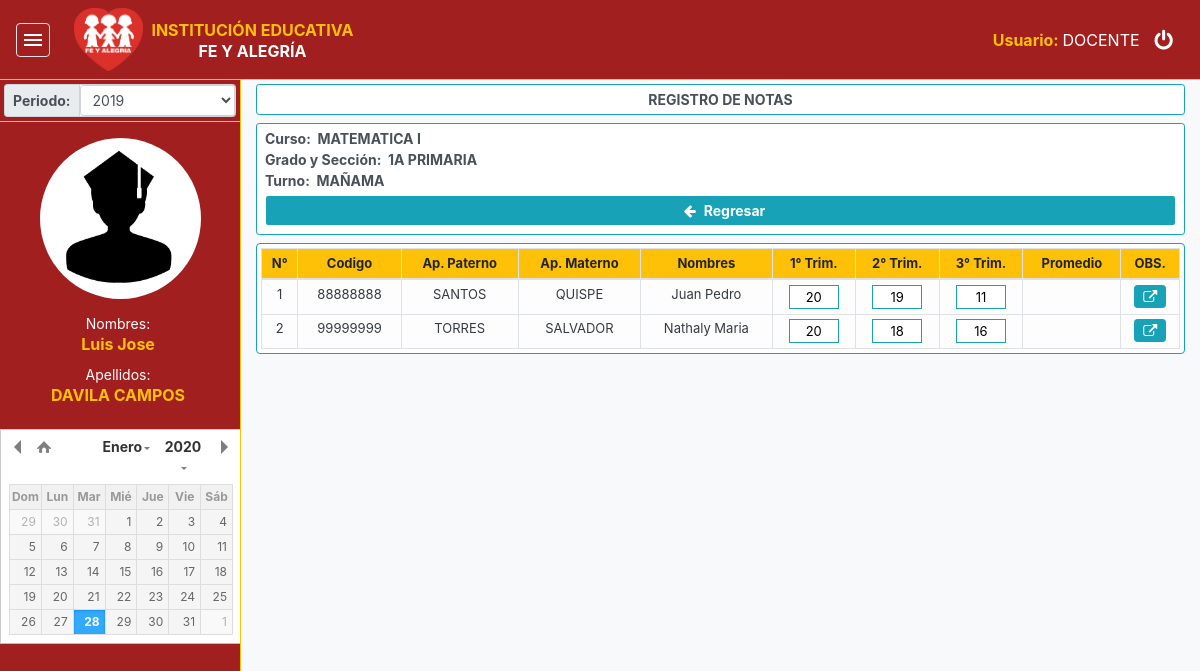
Screenshot of /modulo/docente/course/?course=1 (signed in) with the database file from the repository.
### tables this page shows
CREATE TABLE `matricula` (
  `cod_matricula` int(11) NOT NULL,
  `alumno` varchar(10) NOT NULL,
  `aula` varchar(5) NOT NULL,
  `nivel` varchar(20) NOT NULL,
  `turno` varchar(10) NOT NULL,
  `cod_curso` varchar(8) NOT NULL,
  `periodo` varchar(6) NOT NULL,
  `obs` varchar(1000) NOT NULL,
  `estado` int(11) NOT NULL,
  `T1` varchar(2) NOT NULL,
  `T2` varchar(2) NOT NULL,
  `T3` varchar(2) NOT NULL,
  `promedio` varchar(2) NOT NULL
);

CREATE TABLE `persona` (
  `cod_persona` int(11) NOT NULL,
  `paterno` varchar(50) NOT NULL,
  `materno` varchar(50) NOT NULL,
  `nombres` varchar(100) NOT NULL,
  `documento` varchar(10) NOT NULL,
  `tipo_persona` varchar(30) NOT NULL,
  `obs` varchar(100) NOT NULL,
  `estado` int(11) NOT NULL
);

### assets/php/conexion.php (called while the page is built, shortened)
<?php
class conexion
{
	private static $servidor="localhost";
	private static $usuario="root";
	private static $contrasenia="";
	private static $basedatos="bd_test";
	protected function Consulta($crud)
    {
		try
        {
			$mysqlicon = new mysqli(self::$servidor,self::$usuario,self::$contrasenia,self::$basedatos);
			mysqli_set_charset($mysqlicon, 'utf8');
			$resultado=$mysqlicon->query($crud);
			return $resultado;
		}
        catch (Exception $e)
        {
			echo "Fallo al conectar a MySQL: " . mysqli_connect_error()."<br>";
			echo "Tipo de fallo: ".$e."<br>";
		}
	}
}
?>

### assets/php/funciones.php (called while the page is built, shortened)
<?php
include('conexion.php');
class Funciones extends conexion{
    public function Seleccionar($Consulta){
        $resultado = $this->Consulta($Consulta);
        return $resultado;
    }
}
?>

### modulo/docente/course/index.php (the view, shortened to what this page needs)
<!DOCTYPE html>
<html lang="es">
    <head>
        <?php
        $ruta='../../../';
        require($ruta.'assets/include/links.php');
        require($ruta.'assets/php/funciones.php');
        ?>
    </head>
    <body>
        <?php include ($ruta.'assets/include/headerDocente.php') ?>
        <div class="bg-socendary" id="uMdi">
            <div id="uLateral" class="uLateral-lg uGreen">
                <?php include ($ruta.'assets/include/navLateralDocente.php') ?>
            </div>
            <div class="uMain-lg bg-light border-left border-warning" id="uMain">
                <div class="container-fluid">
                    <div class="form-control form-control-sm my-1 text-center border border-info">
                        <span class="font-weight-bold">REGISTRO DE NOTAS</span>
                    </div>
                    <?php
                    $conectar = new Funciones();
                    $consulta = "SELECT DISTINCT C.descripcion, M.aula, M.nivel, M.turno FROM docente_curso AS DC INNER JOIN matricula AS M ON DC.aula = M.aula AND DC.nivel = M.nivel AND DC.turno = M.turno AND DC.cod_curso = M.cod_curso AND DC.periodo = M.periodo INNER JOIN cursos AS C ON DC.cod_curso = C.cod_curso INNER JOIN persona P ON M.alumno = P.documento WHERE DC.docente = '".$_SESSION["fa_DOCUMENTO"]."' AND DC.periodo = '".$_SESSION["fa_PERIODO"]."' AND DC.cod_doc_curso = '".$_GET["course"]."'";
                    $resultado = $conectar->Seleccionar($consulta);
                    while($fila = $resultado->fetch_array()){
                        if($fila[3] == "M"){
                            $turno = "MAÑAMA";
                        }elseif($fila[3] == "T"){
                            $turno = "TARDE";
                        }
                        echo '
                        <div class="form-control form-control-sm my-2 border border-info">
                            <span class="font-weight-bold">Curso: &nbsp;<span>'.$fila[0].'</span></span><br>
                            <span class="font-weight-bold">Grado y Sección: &nbsp;<span>'.$fila[1].' '.$fila[2].'</span></span><br>
                            <span class="font-weight-bold">Turno: &nbsp;<span>'.$turno.'</span></span>
                            <a href="../../docente/" class="btn btn-sm form-control text-white bg-info my-1 font-weight-bold"><i class="fa fa-arrow-left tam-icon px-2"></i>Regresar</a>
                        </div>
                        ';
                    }
                    ?>
                    <div class="form-control form-control-sm table-responsive my-1 p-1 border border-info rounded" style="max-height:438px;">
                        <table class="table table-light table-sm table-hover table-bordered m-0" style="font-size:13px;">
                            <thead class="btn-warning">
                                <tr>
                                    <th class="text-center">N°</th>
                                    <th class="text-center">Codigo</th>
                                    <th class="text-center">Ap. Paterno</th>
                                    <th class="text-center">Ap. Materno</th>
                                    <th class="text-center">Nombres</th>
                                    <th class="text-center">1° Trim.</th>
                                    <th class="text-center">2° Trim.</th>
                                    <th class="text-center">3° Trim.</th>
                                    <th class="text-center">Promedio</th>
                                    <th class="text-center">OBS.</th>
                                </tr>
                            </thead>
                            <tbody id="contenidoAlumno" class="text-dark">
                                <?php
                                $conectar = new Funciones();
                                $consulta = "SELECT M.cod_matricula, M.alumno, P.paterno, P.materno, P.nombres, M.T1, M.T2, M.T3, M.promedio FROM docente_curso AS DC INNER JOIN matricula AS M ON DC.aula = M.aula AND DC.nivel = M.nivel AND DC.turno = M.turno AND DC.cod_curso = M.cod_curso AND DC.periodo = M.periodo INNER JOIN cursos AS C ON DC.cod_curso = C.cod_curso INNER JOIN persona P ON M.alumno = P.documento WHERE DC.docente = '".$_SESSION["fa_DOCUMENTO"]."' AND DC.periodo = '".$_SESSION["fa_PERIODO"]."' AND DC.cod_doc_curso = '".$_GET["course"]."'";
                                $resultado = $conectar->Seleccionar($consulta);
                                $cont=0;
                                while($fila = $resultado->fetch_array()){
                                    $cont++;
                                    echo '
                                    <tr>
                                        <td class="text-center">'.$cont.'</td>
                                        <td class="text-center">'.$fila[1].'</td>
                                        <td class="text-center">'.$fila[2].'</td>
                                        <td class="text-center">'.$fila[3].'</td>
                                        <td class="text-center">'.$fila[4].'</td>
                                        <td class="text-center"><input id="T1'.$cont.'" value="'.$fila[5].'" class="text-center border border-info" style="width:50px;height:24px;" maxlength="2" onkeyup="actualizarNotas('."'".$fila[0]."'".', '."'T1".$cont."'".', '."'T1'".');" onKeypress="if (event.keyCode < 45 || event.keyCode > 57) event.returnValue = false;"></td>
                                        <td class="text-center"><input id="T2'.$cont.'" value="'.$fila[6].'" class="text-center border border-info" style="width:50px;height:24px;" maxlength="2" onkeyup="actualizarNotas('."'".$fila[0]."'".', '."'T2".$cont."'".', '."'T2'".');" onKeypress="if (event.keyCode < 45 || event.keyCode > 57) event.returnValue = false;"></td>
                                        <td class="text-center"><input id="T3'.$cont.'" value="'.$fila[7].'" class="text-center border border-info" style="width:50px;height:24px;" maxlength="2" onkeyup="actualizarNotas('."'".$fila[0]."'".', '."'T3".$cont."'".', '."'T3'".');" onKeypress="if (event.keyCode < 45 || event.keyCode > 57) event.returnValue = false;"></td>
                                        <td class="text-center">'.$fila[8].'</td>
                                        <td class="text-center"><button type="button" id="btn-nuevo" class="btn btn-info btn-sm p-0" onclick="modalObs('."'".$fila[0]."'".');"><i class="fa fa-external-link tam-icon px-2"></i></button></td>
                                    </tr>
                                    ';
                                }
                                ?>
                            </tbody>
                        </table>
                    </div>
                </div>
            </div>
        </div>
    </body>
</html>

### assets/css/style.css (style rules this page uses)
html, body { height: 100%; width: 100%; overflow: hidden; }
#uMdi { height: 90%; position: relative; }
.uLateral-lg { height: 100%; width: 20%; float: left; transition: width .3s; transition: width .3s ease-in-out; }
.uMain-lg { height: 100%; width: 80%; float: right; transition: width .3s; transition: width .3s ease-in-out; overflow: auto; }
.uGreen { background: #a21f1f; }

### rows the page displays
matricula: alumno "88888888", persona.paterno "SANTOS", persona.materno "QUISPE", persona.nombres "Juan Pedro", T1 "20", T2 "19", T3 "11"
matricula: alumno "99999999", persona.paterno "TORRES", persona.materno "SALVADOR", persona.nombres "Nathaly Maria", T1 "20", T2 "18", T3 "16"

### other values shown
$_SESSION['fa_TIPO_USUARIO'] "DOCENTE"
$_SESSION['fa_NOMBRES'] "Luis Jose"
$_SESSION['fa_APELLIDOS'] "DAVILA CAMPOS"
$fila[0] "MATEMATICA I"
$fila[1] "1A"
$fila[2] "PRIMARIA"
$turno "MAÑAMA"
form field pdo "2019"
